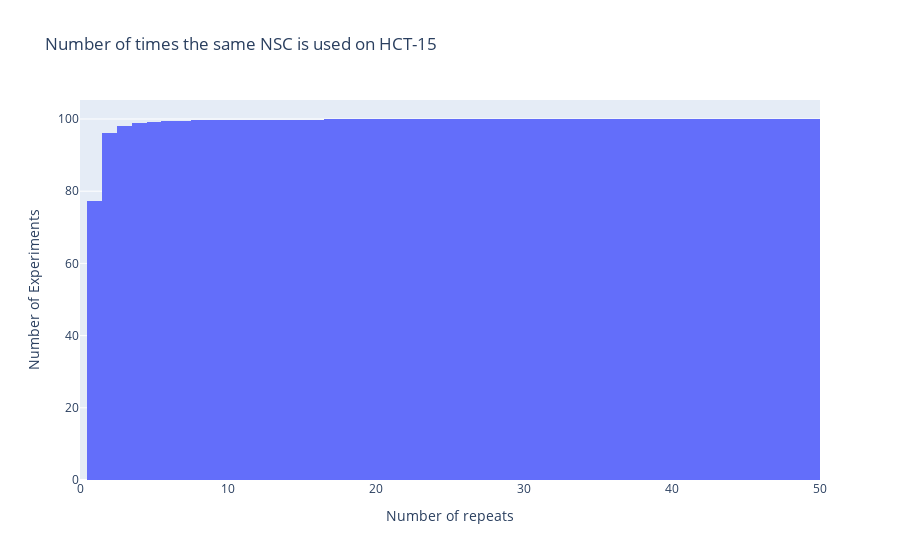

Notebook source saved alongside this figure:
### Markdown cell above
77% of all chemicals tested on HCT-15 are only applied in 1 experiment, 99% only in 5 or less.
This makes statics a bit hard

### Code cell
gi50.loc[gi50["CELL_NAME"] == "HCT-15"].groupby("NSC").count()["EXPID"].sort_values()
import plotly.graph_objects as go

fig = go.Figure()
fig.add_trace(go.Histogram(x=gi50.loc[gi50["CELL_NAME"] == "HCT-15"].groupby("NSC").count()["EXPID"], name="Number repeat experiments", histnorm='percent', cumulative_enabled=True))

fig.update_layout(
    title_text='Number of times the same NSC is used on HCT-15', # title of plot
    xaxis_title_text='Number of repeats', # xaxis label
    yaxis_title_text='Number of Experiments', # yaxis label
)
fig.update_xaxes(range=[0, 50])
fig.show()

### Figure 1 — Plotly figure (JSON) as saved in the notebook; plotly's stock layout.template omitted (floating-point values rounded to 4 significant figures; data arrays with more than 128 entries replaced by an {"elided": "..."} marker saying what was removed)
{"data": [{"cumulative": {"enabled": true}, "histnorm": "percent", "name": "Number repeat experiments", "type": "histogram", "x": {"elided": "54067 int values"}}], "layout": {"title": {"text": "Number of times the same NSC is used on HCT-15"}, "xaxis": {"range": [0, 50], "title": {"text": "Number of repeats"}}, "yaxis": {"title": {"text": "Number of Experiments"}}}}
